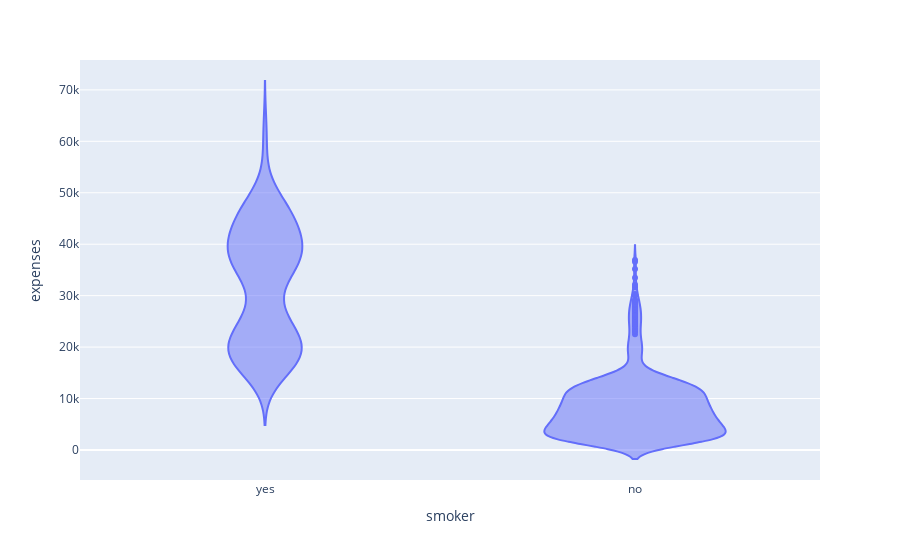

Source (notebook cell):
### Markdown cell above
### Smokers vs Expenses

### Code cell
fig = px.violin(df1, y="expenses", x= "smoker")
fig.show()

### Figure 1 — Plotly figure (JSON) as saved in the notebook; plotly's stock layout.template omitted (floating-point values rounded to 4 significant figures; data arrays with more than 128 entries replaced by an {"elided": "..."} marker saying what was removed)
{"data": [{"alignmentgroup": "True", "box": {"visible": false}, "hovertemplate": "smoker=%{x}<br>expenses=%{y}<extra></extra>", "legendgroup": "", "marker": {"color": "#636efa"}, "name": "", "offsetgroup": "", "orientation": "v", "scalegroup": "True", "showlegend": false, "type": "violin", "x": {"elided": "1338 str values"}, "x0": " ", "xaxis": "x", "y": {"elided": "1338 float values"}, "y0": " ", "yaxis": "y"}], "layout": {"legend": {"tracegroupgap": 0}, "margin": {"t": 60}, "violinmode": "group", "xaxis": {"anchor": "y", "domain": [0, 1], "title": {"text": "smoker"}}, "yaxis": {"anchor": "x", "domain": [0, 1], "title": {"text": "expenses"}}}}
